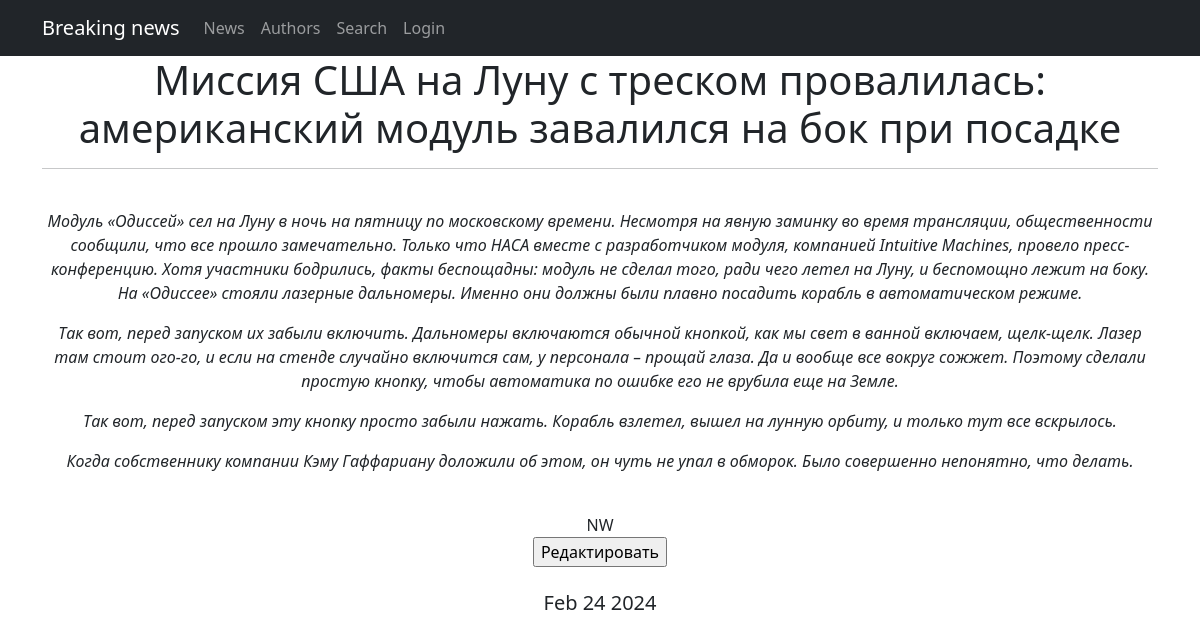
Screenshot of /news/8 with the database file from the repository.
### news/models.py (models this page shows, shortened)
class Post(models.Model):
    author = models.ForeignKey(Author, on_delete=models.CASCADE)
    post_type = models.CharField(max_length=2, choices=POST_TYPES, default=news)
    date_in = models.DateTimeField(auto_now_add=True)
    category = models.ManyToManyField(Category, through='PostCategory')
    title = models.CharField(max_length=255)
    text = models.TextField()
    rating = models.IntegerField(default=0)

### news/views.py (the view)
# urls.py: path('<int:pk>', PostDetail.as_view(), name='post'),
class PostDetail(DetailView):
    model = Post
    template_name = 'post.html'
    context_object_name = 'post'
    def get_context_data(self, **kwargs):
        context = super().get_context_data(**kwargs)
        context['time_now'] = datetime.utcnow()
        return context

### news/templatetags/custom_filters.py (called while the page is built)
@register.filter()
def censor(text):
    for w in words:
        text = text.replace(w[1:], '*' * len(w[1:]))
    return text

### templates/post.html (shortened to what this page needs)
{% extends 'main.html' %}
{% load custom_filters %}
{% block content %}
<h1>{{ post.title|censor }}</h1>
<hr />
<br>
<i>{{ post.text|censor|linebreaks }}</i>
<br>
{{ post.post_type }}
<br>
<a href="news/{{ post.id }}/update"><input type="button" value="Редактировать"></a>
<br>
<br>
<h5>{{ post.date_in|date:'M d Y' }}</h5>
{% endblock content %}

### rows the page displays
Post: title|censor "Миссия США на Луну с треском провалилась: американский модуль завалился на бок при посадке", text|censor "Модуль «Одиссей» сел на Луну в ночь на пятницу по московскому времени. Несмотря на явную заминку во время трансляции, общественности сообщили, что все прошло замечательно. Только что НАСА вместе с разработчиком модуля, компанией Intuitive Machines, провело пресс-конференцию. Хотя участники бодрились, факты беспощадны: модуль не сделал того, ради чего летел на Луну, и беспомощно лежит на боку. На «Одиссее» стояли лазерные дальномеры. Именно они должны были плавно посадить корабль в автоматическом режиме. Так вот, перед запуском их забыли включить. Дальномеры включаются обычной кнопкой, как мы свет в ванной включаем, щелк-щелк. Лазер там стоит ого-го, и если на стенде случайно включится сам,…", post_type "NW", date_in "Feb 24 2024"
